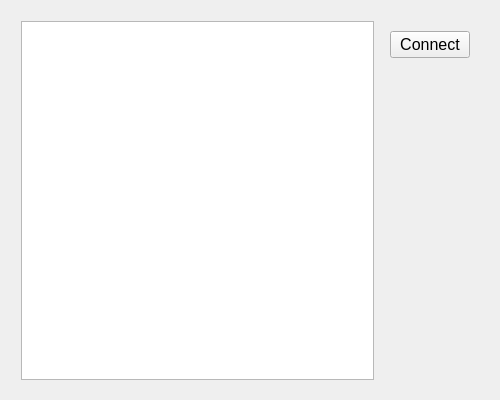
<?xml version="1.0" encoding="UTF-8"?>
<ui version="4.0">
 <class>MainWindow</class>
 <widget class="QMainWindow" name="MainWindow">
  <property name="geometry">
   <rect>
    <x>0</x>
    <y>0</y>
    <width>500</width>
    <height>400</height>
   </rect>
  </property>
  <property name="minimumSize">
   <size>
    <width>500</width>
    <height>400</height>
   </size>
  </property>
  <property name="maximumSize">
   <size>
    <width>500</width>
    <height>400</height>
   </size>
  </property>
  <property name="baseSize">
   <size>
    <width>500</width>
    <height>400</height>
   </size>
  </property>
  <property name="windowTitle">
   <string>Easy Contest</string>
  </property>
  <widget class="QWidget" name="centralWidget">
   <widget class="QWidget" name="horizontalLayoutWidget">
    <property name="geometry">
     <rect>
      <x>10</x>
      <y>10</y>
      <width>481</width>
      <height>381</height>
     </rect>
    </property>
    <layout class="QHBoxLayout" name="horizontalLayout">
     <item>
      <widget class="QTextBrowser" name="textBrowser"/>
     </item>
     <item>
      <layout class="QVBoxLayout" name="verticalLayout">
       <property name="leftMargin">
        <number>10</number>
       </property>
       <property name="topMargin">
        <number>10</number>
       </property>
       <property name="rightMargin">
        <number>10</number>
       </property>
       <item>
        <widget class="QPushButton" name="infoButton">
         <property name="font">
          <font>
           <pointsize>12</pointsize>
          </font>
         </property>
         <property name="text">
          <string>Connect</string>
         </property>
        </widget>
       </item>
       <item>
        <spacer name="verticalSpacer">
         <property name="orientation">
          <enum>Qt::Vertical</enum>
         </property>
         <property name="sizeHint" stdset="0">
          <size>
           <width>20</width>
           <height>40</height>
          </size>
         </property>
        </spacer>
       </item>
      </layout>
     </item>
    </layout>
   </widget>
  </widget>
 </widget>
 <layoutdefault spacing="6" margin="11"/>
 <resources/>
 <connections/>
</ui>
